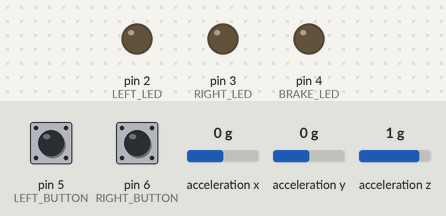
Simulated run of this sketch. Board: Arduino Uno, built with avr-gcc and run on an emulated ATmega328P. Parts: output pins drawn as LEDs (lit = HIGH). Dashed ring = blinking. The test bench sets the inputs (shaded band); at power-on: pin 5 (LEFT_BUTTON) HIGH, pin 6 (RIGHT_BUTTON) HIGH, acceleration x 0 g, acceleration y 0 g, acceleration z 1 g.

Above: at 1.2 s.
1.3 s: pin 5 (LEFT_BUTTON) pulled LOW for 0.15 s
At 1.48 s:
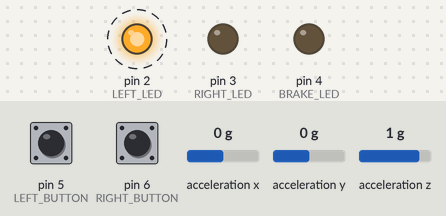
4.5 s: pin 6 (RIGHT_BUTTON) pulled LOW for 0.15 s
At 4.98 s:
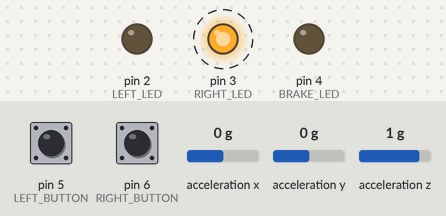
7.7 s: pin 6 (RIGHT_BUTTON) pulled LOW for 1 s
10.2 s: pin 6 (RIGHT_BUTTON) pulled LOW for 3.2 s
At 10.38 s:
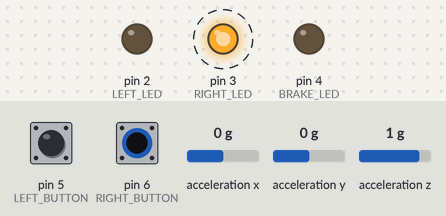
Timing chart, 0 to 15.9 s (numbered marks = the images above; inputs shaded):
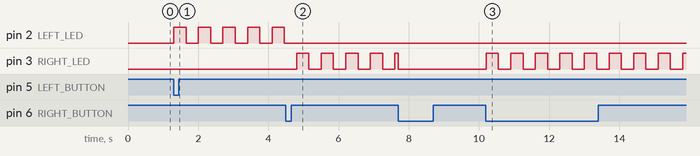

Measured:
- after the input at 1.3 s, pin 2 (LEFT_LED): alternates HIGH for 0.35 s and LOW for 0.35 s, starting at once
- after the input at 4.5 s, pin 2 (LEFT_LED): stops changing and stays LOW; pin 3 (RIGHT_LED): alternates HIGH for 0.35 s and LOW for 0.35 s, starting after 0.31 s
- after the input at 10.2 s, pin 3 (RIGHT_LED): alternates HIGH for 0.35 s and LOW for 0.35 s, starting at once

The sketch:

ABB.ino
```cpp
#include <Bounce2.h>
#include <Adafruit_Sensor.h>
#include <Adafruit_LIS3DH.h>

#define LEFT_BUTTON 5
#define RIGHT_BUTTON 6
#define LEFT_LED 2
#define RIGHT_LED 3
#define BRAKE_LED 4
#define ACCEL_RATE 500
#define ACCEL_READINGS 20

Bounce leftButton = Bounce();
Bounce rightButton = Bounce();

int leftBlinker = 0;
int rightBlinker = 0;
int brakeState = 0;
unsigned long blinkTime = 350;
unsigned long lastBlinkTime = 0;
unsigned long lastAccelTime = 0;
float readings[ACCEL_READINGS];
float normal = 0.0f;

Adafruit_LIS3DH accel = Adafruit_LIS3DH();
sensors_event_t accelEvent;

void setup() {
    // Initialize pins
    pinMode(LEFT_BUTTON, INPUT_PULLUP);
    leftButton.attach(LEFT_BUTTON);
    leftButton.interval(5);
    pinMode(RIGHT_BUTTON, INPUT_PULLUP);
    rightButton.attach(RIGHT_BUTTON);
    rightButton.interval(5);
    pinMode(LEFT_LED, OUTPUT);
    pinMode(RIGHT_LED, OUTPUT);
    pinMode(BRAKE_LED, OUTPUT);

    // Find and initialize accelerometer
    if(!accel.begin(0x18)) {   // change this to 0x19 for alternative i2c address
        // Add error/status led or something?
        while (1);
    }
    accel.setRange(LIS3DH_RANGE_2_G);
}

void loop() {
    // Update accelerometer at certain rate
    if(millis() - lastAccelTime > ACCEL_RATE){
        accel.getEvent(&accelEvent);
        lastAccelTime = millis();
        addReading(accelEvent.acceleration.y);
    }
    // Update normal based on readings buffer
    updateNormal();

    // Update button states
    leftButton.update();
    rightButton.update();

    // Update blinker states
    if(leftButton.fell()){
        leftBlinker = !leftBlinker;
        if(leftBlinker == HIGH && rightBlinker == HIGH){
            rightBlinker = LOW;
        }
    }
    if(rightButton.fell()){
        rightBlinker = !rightBlinker;
        if(rightBlinker == HIGH && leftBlinker == HIGH){
            leftBlinker = LOW;
        }
    }

    // Flash blinker LEDs
    if(leftBlinker == HIGH){
        flashLED(LEFT_LED);
    } else {
        digitalWrite(LEFT_LED, LOW);
    }
    if(rightBlinker == HIGH){
        flashLED(RIGHT_LED);
    } else {
        digitalWrite(RIGHT_LED, LOW);
    }

    // Update brake state
    brakeState = HIGH;
    for(int i = 0; i < 2; i++){
        if(readings[i] > normal - 0.1){
            brakeState = LOW;
        }
    }
    // Turn on/off brake LED
    digitalWrite(BRAKE_LED, brakeState);
}

// Flashes the given LED
void flashLED(int LEDPin){
    unsigned long diff = millis() - lastBlinkTime;
    if(diff <= blinkTime){
        digitalWrite(LEDPin, HIGH);
    } else if(diff > blinkTime && diff < 2 * blinkTime){
        digitalWrite(LEDPin, LOW);
    } else if(diff >= 2 * blinkTime){
        lastBlinkTime = millis();
    }
}

// Adds a new accelerometer reading to the readings buffer
void addReading(float reading){
    for(int i = 1; i < ACCEL_READINGS; i++){
        readings[i] = readings[i - 1];
    }
    readings[0] = reading;
}

// Checks for a new normal acceleration value
// Only updates normal once most recent buffer is stable
void updateNormal(){
    float min = readings[0];
    float max = readings[0];
    float avg = readings[0];
    for(int i = 1; i < ACCEL_READINGS; i++){
        if(readings[i] < min){
            min = readings[i];
        } else if (readings[i] > max){
            max = readings[i];
        }
        avg += readings[i];
    }
    avg /= ACCEL_READINGS;
    if(abs(max - min) < 0.1){
        normal = avg;
    }
}
```
